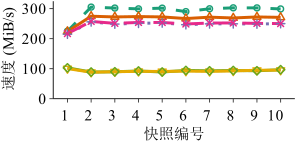

R code for this plot:
library(grid)
library(ggplot2)
library(extrafont)
require(scales)
font_import()
loadfonts()

mywidth=3
myheight=1.5
my_value=c(1,2,3,4,5,6)
my_line=c("dashed","solid","dotted","longdash","solid","solid")

abbrev_x <- c(1,expression(2^3), expression(2^6),expression(2^9),expression(2^12),expression(2^15))

if(T){
    x1 <- read.table("trace_fsl.data",header=TRUE)
    cairo_pdf(file="trace_fsl.pdf", width=mywidth, height=myheight)
    x1$Type <- factor(x1$Type, levels=c("TEEUpload", "DetFirstUpload", "DetMinUpload", "DetAllUpload","TEEDedupDownload","AverageDownload"))
    ggplot(data=x1, aes(x=as.factor(BatchSize), y=Performance,shape=Type, linetype=Type, colour=Type, group=Type), log= "x") +
    geom_line(size=1)  + 
    geom_point(size=1.5, stroke=0.75, fill="white") +
    scale_shape_manual(values=c(my_value)) +
    scale_colour_brewer(palette="Dark2") +
    scale_linetype_manual(values=c(my_line)) +
    coord_cartesian(ylim=c(14.7, 310)) +
    scale_y_continuous(breaks=seq(0, 300, 100), labels=format(seq(0, 300, 100), scientific=FALSE)) +
    scale_x_discrete(labels=seq(1,10,1), breaks=seq(1,10,1)) + 
    ylab('速度 (MiB/s)') +
    xlab("快照编号") +
    theme_bw() +
    theme(
        panel.grid.major=element_blank(), 
        panel.grid.minor=element_blank(),
	    panel.background=element_blank(), 
	    # panel.border=element_rect(size=0.5),
	    panel.border = element_blank(),
	    axis.line=element_line(colour="black", size=0.3),
	    axis.ticks=element_line(size=0.3),
        axis.title.x=element_text(size=11,family="Times New Roman"),
        axis.text.x=element_text(margin=margin(5,0,0,0), hjust=0.8, colour="black", size=11,family="Times New Roman"),
        axis.title.y=element_text(size=11,  hjust=0.6,family="Times New Roman"),
        axis.text.y=element_text(margin=margin(0, 2, 0, 0), colour="black",size=11,family="Times New Roman"),
        legend.title = element_blank(),
        legend.position="none",
        plot.margin=unit(c(0.1,0.1,0.1,0.1), "cm")
    )
}
